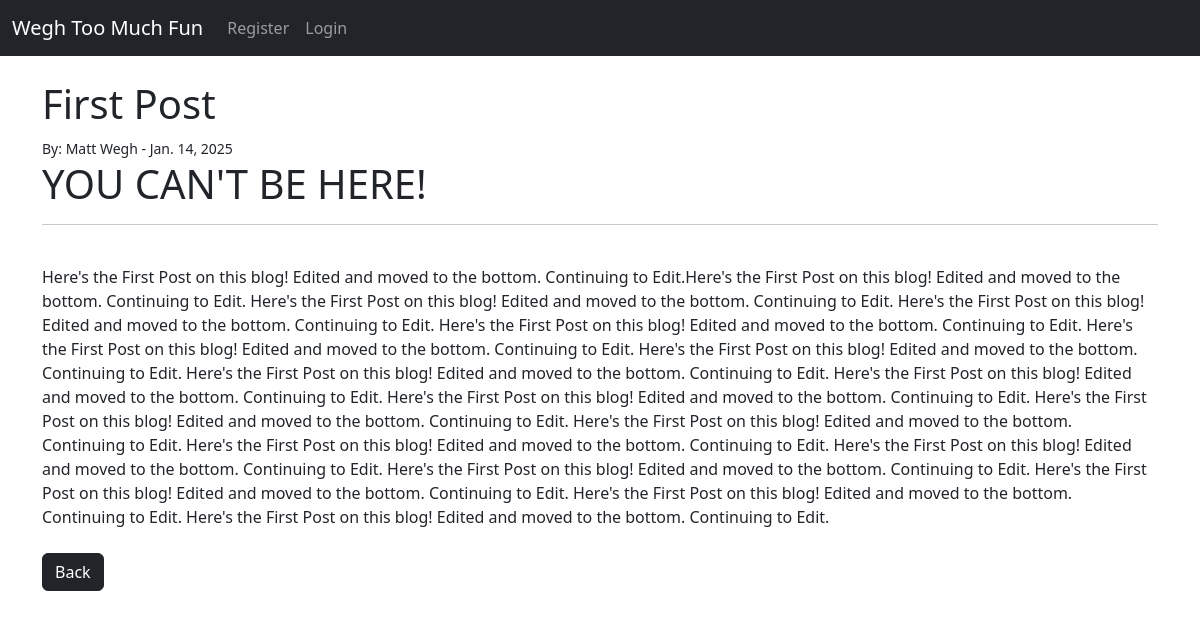
The app's page /article/1 with its own data.
### theblog/models.py (models this page shows, shortened)
class Post(models.Model):
    title = models.CharField(max_length=255)
    title_tag = models.CharField(max_length=255)
    author = models.ForeignKey(User, on_delete=models.CASCADE)
    body = models.TextField()
    posting_date = models.DateField(auto_now_add=True)
    category = models.CharField(max_length=255, default='General')

### theblog/views.py (the view)
# urls.py: path('article/<int:pk>', ArticleDetailView.as_view(), name='article-detail'),
class ArticleDetailView(DetailView):
    model = Post
    template_name = 'article_details.html'

### theblog/templates/article_details.html (shortened to what this page needs)
{% extends 'base.html' %}
{% block content %}
<h1>{{ post.title }}</h1>
<small>By:
    {{post.author.first_name}}
    {{post.author.last_name}} -
    {{ post.posting_date }}
</small>
<br>
{% if user.is_authenticated %}
<small><a href="{% url 'update_post' post.pk %}">Edit</a></small> -
<small><a href="{% url 'delete_post' post.pk %}">Delete</a></small>
{% else %}
<h1> YOU CAN'T BE HERE! </h1>
{% endif %}
<hr>
<br/>
{{ post.body|safe }}
<br/><br/>
<a href="{% url 'home' %}" class="btn btn-dark">Back</a>
{% endblock %}

### records on screen
Post: title "First Post", author.first_name "Matt", author.last_name "Wegh", posting_date "Jan. 14, 2025", body "Here's the First Post on this blog! Edited and moved to the bottom. Continuing to Edit.Here's the First Post on this blog! Edited and moved to the bottom. Continuing to Edit. Here's the First Post on this blog! Edited and moved to the bottom. Continuing to Edit. Here's the First Post on this blog! Edited and moved to the bottom. Continuing to Edit. Here's the First Post on this blog! Edited and moved to the bottom. Continuing to Edit. Here's the First Post on this blog! Edited and moved to the bottom. Continuing to Edit. Here's the First Post on this blog! Edited and moved to the bottom. Continuing to Edit. Here's the First Post on this blog! Edited and moved to the bottom. Continuing to…"
